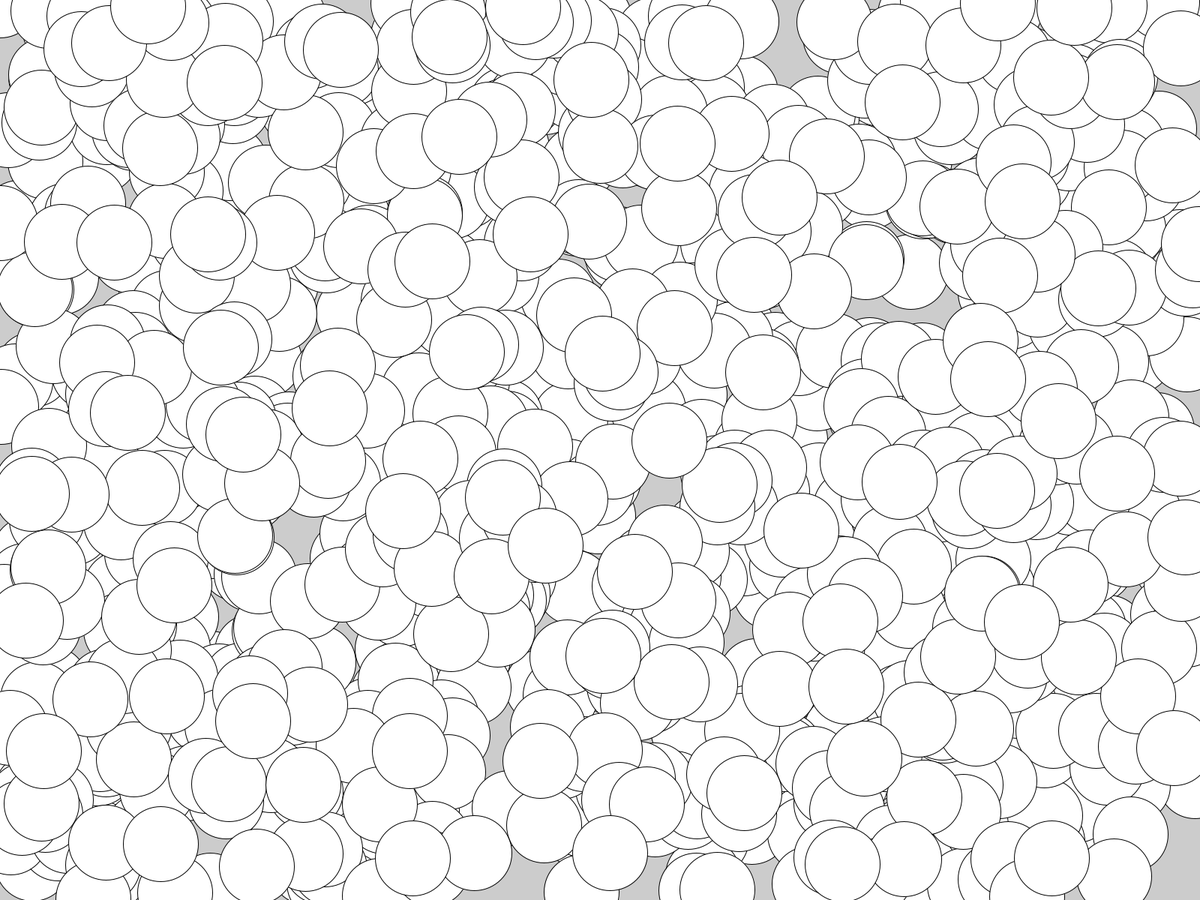
Frame 1 (no input)
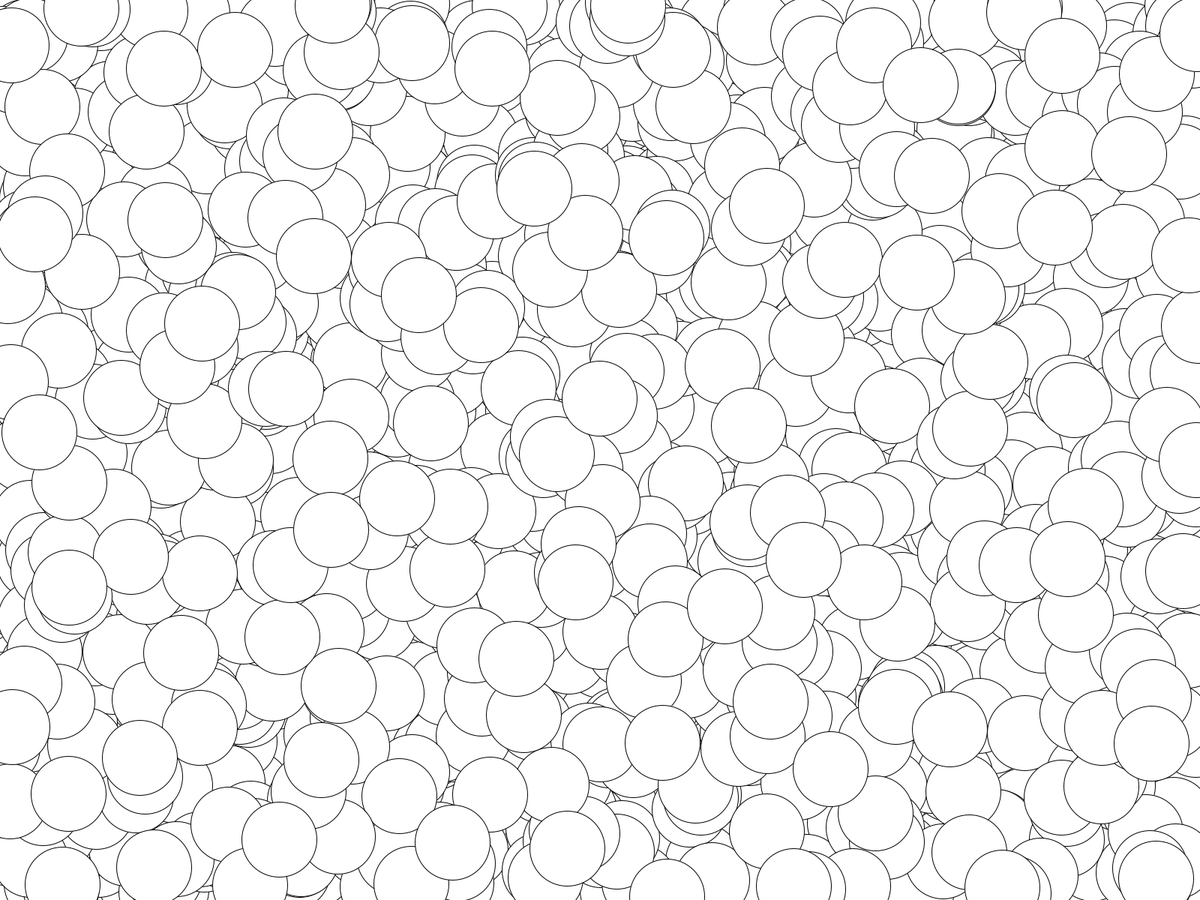
Frame 60 (the mouse pressed at the canvas centre just before this capture)
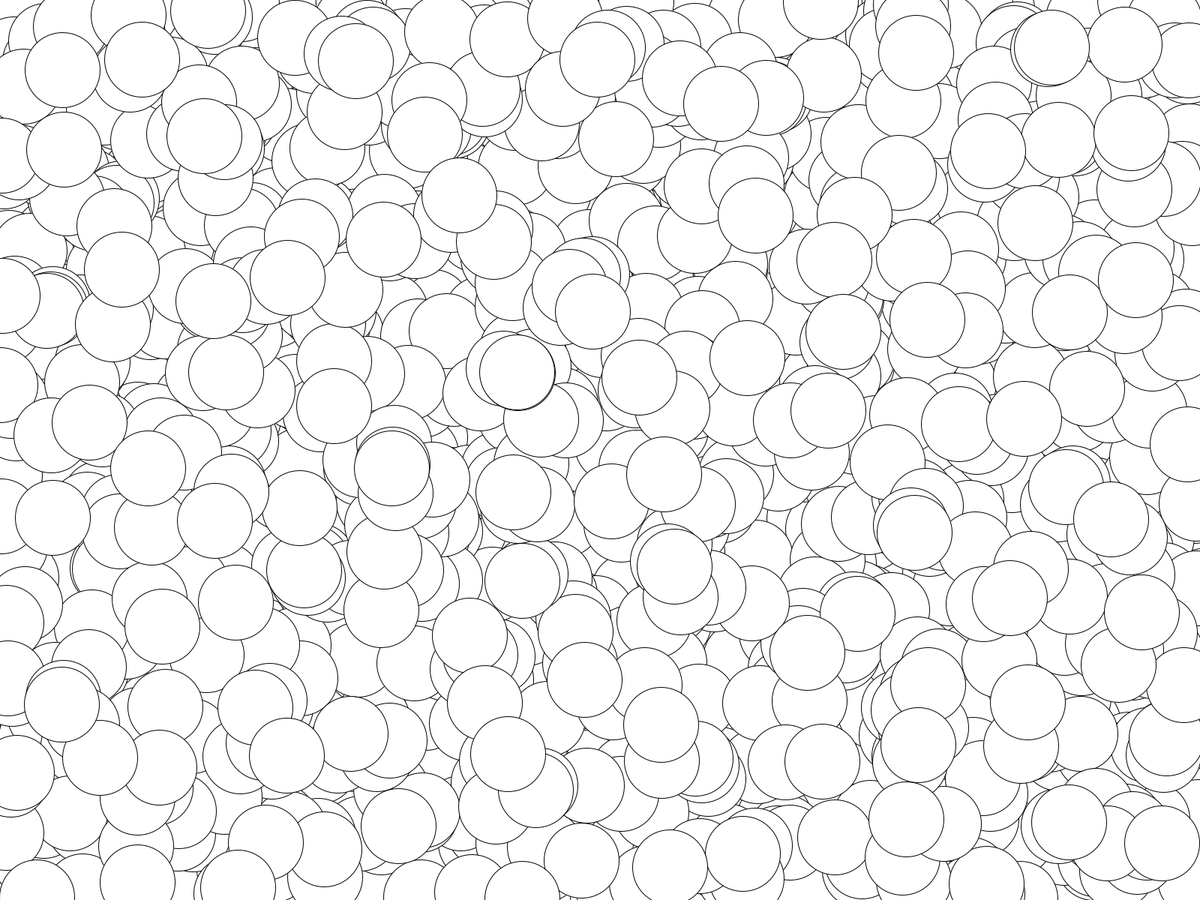
Frame 120 (the mouse held since frame 60 and released just before this capture)

The Processing sketch that drew these frames (run headless with seeded random() and noise(); from frame 60 on, the mouse is pressed at the canvas centre):

// Processing sketch: circles_random
// ── circles_random.pde
float x, y;

void setup() {
  fullScreen();
}

void draw() {
  for (int i = 0; i < 1000; i++) {
    circle(x, y, 100);
    x = random(0, width);
    y = random(0, height);
  }
}
